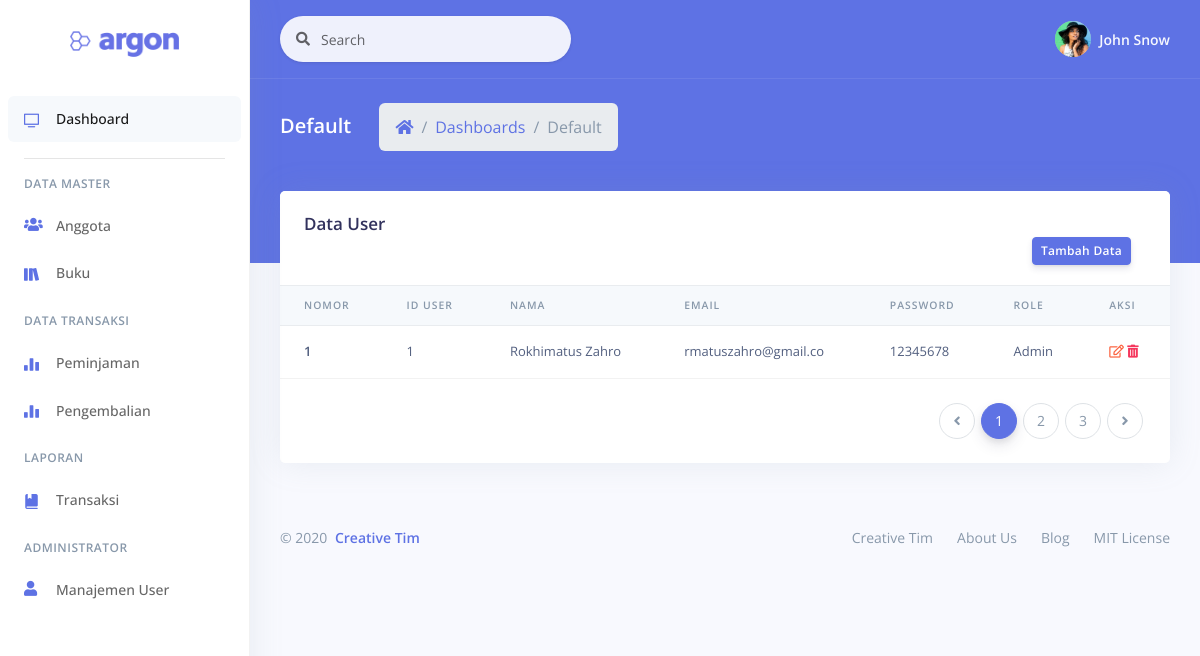
The page /index.php?page=admin/list_user on the database as committed earlier.
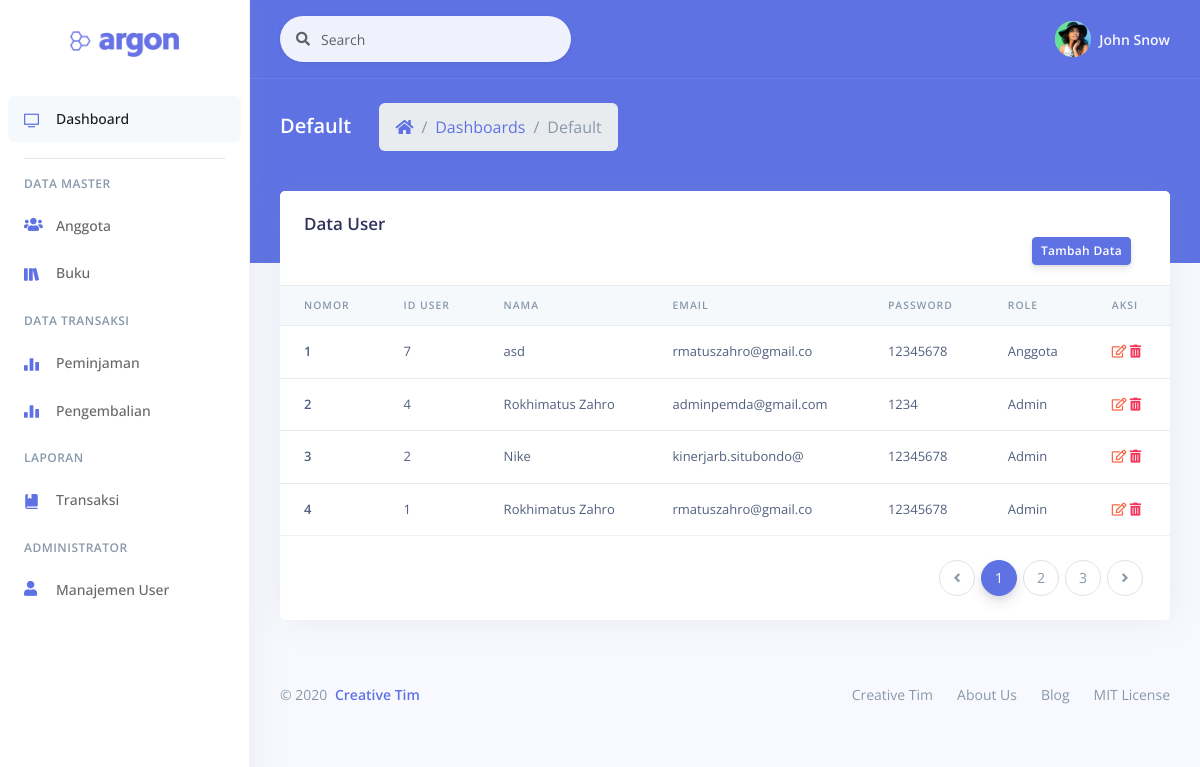
The same page on the database as committed later.
### tables this page shows
CREATE TABLE `tb_user` (
  `id_user` int(5) NOT NULL,
  `nama` varchar(50) NOT NULL,
  `email` varchar(20) NOT NULL,
  `password` varchar(8) NOT NULL,
  `role` varchar(20) NOT NULL
);

### admin/list_user.php (the view, shortened to what this page needs)
<?php
    include 'koneksi.php';
    $data = mysqli_query($db, "SELECT * FROM tb_user ORDER BY id_user DESC");
?>
<div class="row">
    <div class="col">
        <div class="card">
        <div class="card-header border-0">
            <h3 class="mb-0">Data User</h3>
            <div class="col text-right">
                  <a href="index.php?page=admin/add_user" class="btn btn-sm btn-primary">Tambah Data</a>
            </div>
        </div>
        <div class="table-responsive">
            <table class="table align-items-center table-flush">
            <thead class="thead-light">
                <tr>
                <th scope="col" class="sort" data-sort="nomor">Nomor</th>
                <th scope="col" class="sort" data-sort="id_buku">ID User</th>
                <th scope="col" class="sort" data-sort="nama">Nama</th>
                <th scope="col" class="sort" data-sort="pass">Email</th>
                <th scope="col" class="sort" data-sort="email">Password</th>
                <th scope="col" class="sort" data-sort="role">Role</h>
                <th scope="col">Aksi</th>
                </tr>
            </thead>
            <tbody class="list">
                <?php
                    $nomor = 1;
                    foreach ($data as $d) :
                ?>
                <tr>
                    <th scope="row">
                        <?= $nomor++; ?>
                    </th>
                    <td class="budget">
                        <?= $d['id_user']; ?>
                    </td>
                    <td>
                        <?= $d['nama']; ?>
                    </td>
                    <td>
                        <?= $d['email']; ?>
                    </td>
                    <td>
                        <?= $d['password']; ?>
                    </td>
                    <td>
                        <?= $d['role']; ?>
                    </td>
                    <td>
                        <a href="index.php?page=admin/edit_user&id_user=<?= $d['id_user']; ?>">
                            <i class='far fa-edit text-warning'></i>
                        </a>
                        <a href="index.php?page=admin/aksi_hapus_user&id_user=<?= $d['id_user']; ?>" onclick="return confirm ('Apakah Anda yakin ingin menghapus data?')">
                            <i class='fas fa-trash-alt text-danger'></i>
                        </a>
                    </td>
                </tr>
                <?php
                    endforeach;
                ?>
            </tbody>
            </table>
        </div>
        <div class="card-footer py-4">
            <nav aria-label="...">
            <ul class="pagination justify-content-end mb-0">
                <li class="page-item disabled">
                <a class="page-link" href="#" tabindex="-1">
                    <i class="fas fa-angle-left"></i>
                </a>
                </li>
                <li class="page-item active">
                <a class="page-link" href="#">1</a>
                </li>
                <li class="page-item">
                <a class="page-link" href="#">2 <span class="sr-only">(current)</span></a>
                </li>
                <li class="page-item"><a class="page-link" href="#">3</a></li>
                <li class="page-item">
                <a class="page-link" href="#">
                    <i class="fas fa-angle-right"></i>
                </a>
                </li>
            </ul>
            </nav>
        </div>
        </div>
    </div>
</div>

### index.php (shortened to what this page needs)
<?php
  $halaktif = "perpus/dashboard";
  if (isset($_GET['page'])){
    if ($_GET['page'] != ""){
      $halaktif = $_GET['page'];
    }
  }
?>
<!DOCTYPE html>
<html>
<head>
  <link rel="stylesheet" href="./assets/vendor/nucleo/css/nucleo.css" type="text/css">
  <link rel="stylesheet" href="./assets/vendor/@fortawesome/fontawesome-free/css/all.min.css" type="text/css">
  <link rel="stylesheet" href="./assets/vendor/@fortawesome/fontawesome-free/css/fontawesome.min.css">
  <link rel="stylesheet" href="assets/css/argon.css?v=1.2.0" type="text/css">
</head>
<body>
  <nav class="sidenav navbar navbar-vertical  fixed-left  navbar-expand-xs navbar-light bg-white" id="sidenav-main">
    <div class="scrollbar-inner">
      <div class="sidenav-header  align-items-center">
        <a class="navbar-brand" href="javascript:void(0)">
          <img src="assets/img/brand/blue.png" class="navbar-brand-img" alt="...">
        </a>
      </div>
      <div class="navbar-inner">
        <div class="collapse navbar-collapse" id="sidenav-collapse-main">
          <?php include 'templates/sidebar.php'; ?>
        </div>
      </div>
    </div>
  </nav>
  <div class="main-content" id="panel">
    <nav class="navbar navbar-top navbar-expand navbar-dark bg-primary border-bottom">
      <?php include 'templates/topnav.php'; ?>
    </nav>
    <div class="header bg-primary pb-6">
      <?php include 'templates/header.php'; ?>
    </div>
    <div class="container-fluid mt--6">
      <?php
        $page = $halaktif. '.php';
        include $page;
      ?>
      <footer class="footer">
        <?php include 'templates/footer.php'; ?>
      </footer>
    </div>
  </div>
</body>
</html>

### templates/sidebar.php
<ul class="navbar-nav">
    <li class="nav-item">
        <a class="nav-link active" href="index.php?page=perpus/dashboard">
        <i class="ni ni-tv-2 text-primary"></i>
        <span class="nav-link-text">Dashboard</span>
        </a>
    </li>
</ul>
<hr class="my-3">
<h6 class="navbar-heading p-0 text-muted">
    <span class="docs-normal">Data Master</span>
</h6>
<ul class="navbar-nav mb-md-3">
    <li class="nav-item">
        <a class="nav-link" href="index.php?page=perpus/anggota/list_anggota">
        <i class="fa fa-users text-primary"></i>
        <span class="nav-link-text">Anggota</span>
        </a>
    </li>
    <li class="nav-item">
        <a class="nav-link" href="index.php?page=perpus/buku/list_buku">
        <i class="ni ni-books text-primary"></i>
        <span class="nav-link-text">Buku</span>
        </a>
    </li>
</ul>
<h6 class="navbar-heading p-0 text-muted">
    <span class="docs-normal">Data Transaksi</span>
</h6>
<ul class="navbar-nav mb-md-3">
    <li class="nav-item">
        <a class="nav-link" href="https://demos.creative-tim.com/argon-dashboard/docs/getting-started/overview.html">
        <i class="ni ni-chart-bar-32 text-primary"></i>
        <span class="nav-link-text">Peminjaman</span>
        </a>
    </li>
    <li class="nav-item">
        <a class="nav-link" href="https://demos.creative-tim.com/argon-dashboard/docs/foundation/colors.html">
        <i class="ni ni-chart-bar-32 text-primary"></i>
        <span class="nav-link-text">Pengembalian</span>
        </a>
    </li>
</ul>
<h6 class="navbar-heading p-0 text-muted">
    <span class="docs-normal">Laporan</span>
</h6>
<ul class="navbar-nav mb-md-3">
    <li class="nav-item">
        <a class="nav-link" href="https://demos.creative-tim.com/argon-dashboard/docs/getting-started/overview.html">
        <i class="ni ni-book-bookmark text-primary"></i>
        <span class="nav-link-text">Transaksi</span>
        </a>
    </li>
</ul>
<h6 class="navbar-heading p-0 text-muted">
    <span class="docs-normal">Administrator</span>
</h6>
<ul class="navbar-nav mb-md-3">
    <li class="nav-item">
        <a class="nav-link" href="index.php?page=admin/list_user">
        <i class="fa fa-user text-primary"></i>
        <span class="nav-link-text">Manajemen User</span>
        </a>
    </li>
</ul>

### templates/topnav.php (shortened to what this page needs)
<div class="container-fluid">
    <div class="collapse navbar-collapse" id="navbarSupportedContent">
        <form class="navbar-search navbar-search-light form-inline mr-sm-3" id="navbar-search-main">
            <div class="form-group mb-0">
                <div class="input-group input-group-alternative input-group-merge">
                <div class="input-group-prepend">
                    <span class="input-group-text"><i class="fas fa-search"></i></span>
                </div>
                <input class="form-control" placeholder="Search" type="text">
                </div>
            </div>
        </form>
        <ul class="navbar-nav align-items-center  ml-auto ml-md-0 ">
        <li class="nav-item dropdown">
            <a class="nav-link pr-0" href="#" role="button" data-toggle="dropdown" aria-haspopup="true" aria-expanded="false">
            <div class="media align-items-center">
                <span class="avatar avatar-sm rounded-circle">
                <img alt="Image placeholder" src="assets/img/theme/team-4.jpg">
                </span>
                <div class="media-body  ml-2  d-none d-lg-block">
                <span class="mb-0 text-sm  font-weight-bold">John Snow</span>
                </div>
            </div>
            </a>
        </li>
        </ul>
    </div>
</div>

### templates/header.php
<div class="container-fluid">
    <div class="header-body">
        <div class="row align-items-center py-4">
            <div class="col-lg-6 col-7">
                <h6 class="h2 text-white d-inline-block mb-0">Default</h6>
                <nav aria-label="breadcrumb" class="d-none d-md-inline-block ml-md-4">
                    <ol class="breadcrumb breadcrumb-links breadcrumb-dark">
                        <li class="breadcrumb-item"><a href="#"><i class="fas fa-home"></i></a></li>
                        <li class="breadcrumb-item"><a href="#">Dashboards</a></li>
                        <li class="breadcrumb-item active" aria-current="page">Default</li>
                    </ol>
                </nav>
            </div>
        </div>
    </div>
</div>

### templates/footer.php
<div class="row align-items-center justify-content-lg-between">
    <div class="col-lg-6">
    <div class="copyright text-center text-lg-left text-muted">
        &copy; 2020 <a href="https://www.creative-tim.com" class="font-weight-bold ml-1" target="_blank">Creative Tim</a>
    </div>
    </div>
    <div class="col-lg-6">
    <ul class="nav nav-footer justify-content-center justify-content-lg-end">
        <li class="nav-item">
        <a href="https://www.creative-tim.com" class="nav-link" target="_blank">Creative Tim</a>
        </li>
        <li class="nav-item">
        <a href="https://www.creative-tim.com/presentation" class="nav-link" target="_blank">About Us</a>
        </li>
        <li class="nav-item">
        <a href="http://blog.creative-tim.com" class="nav-link" target="_blank">Blog</a>
        </li>
        <li class="nav-item">
        <a href="https://github.com/creativetimofficial/argon-dashboard/blob/master/LICENSE.md" class="nav-link" target="_blank">MIT License</a>
        </li>
    </ul>
    </div>
</div>

Rows that differ between the two databases and show on the page:
added tb_user: id_user "7", nama "asd", email "rmatuszahro@gmail.co", password "12345678", role "Anggota"
added tb_user: id_user "4", nama "Rokhimatus Zahro", email "adminpemda@gmail.com", password "1234", role "Admin"
added tb_user: id_user "2", nama "Nike", email "kinerjarb.situbondo@", password "12345678", role "Admin"
